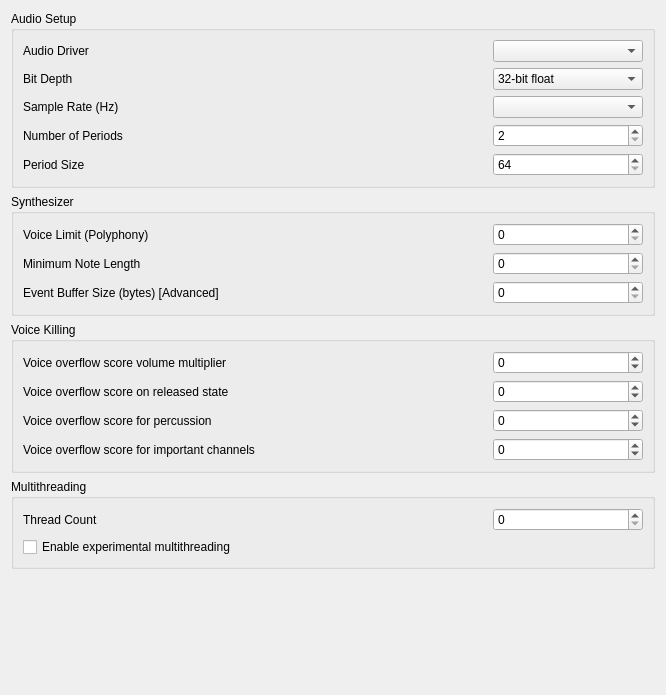
<?xml version="1.0" encoding="UTF-8"?>
<ui version="4.0">
 <class>FluidSettings</class>
 <widget class="QWidget" name="FluidSettings">
  <property name="geometry">
   <rect>
    <x>0</x>
    <y>0</y>
    <width>666</width>
    <height>695</height>
   </rect>
  </property>
  <property name="windowTitle">
   <string>Form</string>
  </property>
  <layout class="QVBoxLayout" name="verticalLayout">
   <item>
    <widget class="QGroupBox" name="groupBox">
     <property name="title">
      <string>Audio Setup</string>
     </property>
     <layout class="QGridLayout" name="gridLayout">
      <item row="3" column="1">
       <widget class="QComboBox" name="bitDepth">
        <item>
         <property name="text">
          <string>32-bit float</string>
         </property>
        </item>
        <item>
         <property name="text">
          <string>16-bit integer</string>
         </property>
        </item>
       </widget>
      </item>
      <item row="6" column="1">
       <widget class="QSpinBox" name="periodSize">
        <property name="toolTip">
         <string/>
        </property>
        <property name="minimum">
         <number>64</number>
        </property>
        <property name="maximum">
         <number>8192</number>
        </property>
       </widget>
      </item>
      <item row="0" column="0">
       <widget class="QLabel" name="label">
        <property name="sizePolicy">
         <sizepolicy hsizetype="MinimumExpanding" vsizetype="Preferred">
          <horstretch>0</horstretch>
          <verstretch>0</verstretch>
         </sizepolicy>
        </property>
        <property name="text">
         <string>Audio Driver</string>
        </property>
       </widget>
      </item>
      <item row="0" column="1">
       <widget class="QComboBox" name="audioDriver">
        <property name="minimumSize">
         <size>
          <width>150</width>
          <height>0</height>
         </size>
        </property>
        <property name="insertPolicy">
         <enum>QComboBox::InsertPolicy::InsertAtBottom</enum>
        </property>
        <property name="frame">
         <bool>true</bool>
        </property>
       </widget>
      </item>
      <item row="5" column="1">
       <widget class="QSpinBox" name="periods">
        <property name="minimumSize">
         <size>
          <width>150</width>
          <height>0</height>
         </size>
        </property>
        <property name="toolTip">
         <string/>
        </property>
        <property name="minimum">
         <number>2</number>
        </property>
        <property name="maximum">
         <number>64</number>
        </property>
       </widget>
      </item>
      <item row="4" column="0">
       <widget class="QLabel" name="label_5">
        <property name="sizePolicy">
         <sizepolicy hsizetype="MinimumExpanding" vsizetype="Preferred">
          <horstretch>0</horstretch>
          <verstretch>0</verstretch>
         </sizepolicy>
        </property>
        <property name="text">
         <string>Sample Rate (Hz)</string>
        </property>
       </widget>
      </item>
      <item row="3" column="0">
       <widget class="QLabel" name="label_4">
        <property name="text">
         <string>Bit Depth</string>
        </property>
       </widget>
      </item>
      <item row="5" column="0">
       <widget class="QWidget" name="horizontalWidget" native="true">
        <layout class="QHBoxLayout" name="horizontalLayout">
         <property name="leftMargin">
          <number>0</number>
         </property>
         <property name="topMargin">
          <number>0</number>
         </property>
         <property name="rightMargin">
          <number>0</number>
         </property>
         <property name="bottomMargin">
          <number>0</number>
         </property>
         <item>
          <widget class="QLabel" name="label_2">
           <property name="sizePolicy">
            <sizepolicy hsizetype="MinimumExpanding" vsizetype="Preferred">
             <horstretch>0</horstretch>
             <verstretch>0</verstretch>
            </sizepolicy>
           </property>
           <property name="text">
            <string>Number of Periods</string>
           </property>
          </widget>
         </item>
         <item>
          <widget class="QPushButton" name="pushButton">
           <property name="toolTip">
            <string>&lt;html&gt;&lt;head/&gt;&lt;body&gt;&lt;p&gt;The number of the audio buffers used by the driver. This number of buffers, multiplied by the period size, determines the maximum latency of the audio driver. &lt;/p&gt;&lt;/body&gt;&lt;/html&gt;</string>
           </property>
           <property name="text">
            <string/>
           </property>
           <property name="icon">
            <iconset theme="help-about"/>
           </property>
           <property name="flat">
            <bool>true</bool>
           </property>
          </widget>
         </item>
        </layout>
       </widget>
      </item>
      <item row="6" column="0">
       <widget class="QWidget" name="horizontalWidget" native="true">
        <layout class="QHBoxLayout" name="horizontalLayout_2">
         <property name="leftMargin">
          <number>0</number>
         </property>
         <property name="topMargin">
          <number>0</number>
         </property>
         <property name="rightMargin">
          <number>0</number>
         </property>
         <property name="bottomMargin">
          <number>0</number>
         </property>
         <item>
          <widget class="QLabel" name="label_3">
           <property name="sizePolicy">
            <sizepolicy hsizetype="MinimumExpanding" vsizetype="Preferred">
             <horstretch>0</horstretch>
             <verstretch>0</verstretch>
            </sizepolicy>
           </property>
           <property name="text">
            <string>Period Size</string>
           </property>
          </widget>
         </item>
         <item>
          <widget class="QPushButton" name="pushButton_2">
           <property name="toolTip">
            <string>&lt;html&gt;&lt;head/&gt;&lt;body&gt;&lt;p&gt;This is the number of audio samples most audio drivers will request from the synth at one time. Specifying too big numbers here may cause MIDI events to be poorly quantized (=untimed) when a MIDI driver or the synth's API directly is used, as fluidsynth cannot determine when those events are to arrive. &lt;/p&gt;&lt;/body&gt;&lt;/html&gt;</string>
           </property>
           <property name="text">
            <string/>
           </property>
           <property name="icon">
            <iconset theme="help-about"/>
           </property>
           <property name="flat">
            <bool>true</bool>
           </property>
          </widget>
         </item>
        </layout>
       </widget>
      </item>
      <item row="4" column="1">
       <widget class="SampleRateSelector" name="sampleRate">
        <property name="minimumSize">
         <size>
          <width>150</width>
          <height>0</height>
         </size>
        </property>
       </widget>
      </item>
     </layout>
    </widget>
   </item>
   <item>
    <widget class="QGroupBox" name="groupBox_2">
     <property name="title">
      <string>Synthesizer</string>
     </property>
     <layout class="QGridLayout" name="gridLayout_2">
      <item row="0" column="1">
       <widget class="QSpinBox" name="voiceLimit">
        <property name="minimumSize">
         <size>
          <width>150</width>
          <height>0</height>
         </size>
        </property>
        <property name="maximum">
         <number>65535</number>
        </property>
       </widget>
      </item>
      <item row="1" column="1">
       <widget class="QSpinBox" name="minNoteLength">
        <property name="toolTip">
         <string/>
        </property>
        <property name="maximum">
         <number>65535</number>
        </property>
       </widget>
      </item>
      <item row="2" column="1">
       <widget class="QSpinBox" name="evBufSize">
        <property name="maximum">
         <number>999999999</number>
        </property>
       </widget>
      </item>
      <item row="0" column="0">
       <widget class="QLabel" name="label_6">
        <property name="sizePolicy">
         <sizepolicy hsizetype="MinimumExpanding" vsizetype="Preferred">
          <horstretch>0</horstretch>
          <verstretch>0</verstretch>
         </sizepolicy>
        </property>
        <property name="text">
         <string>Voice Limit (Polyphony)</string>
        </property>
       </widget>
      </item>
      <item row="2" column="0">
       <widget class="QLabel" name="label_8">
        <property name="text">
         <string>Event Buffer Size (bytes) [Advanced]</string>
        </property>
       </widget>
      </item>
      <item row="1" column="0">
       <widget class="QWidget" name="horizontalWidget" native="true">
        <layout class="QHBoxLayout" name="horizontalLayout_3">
         <property name="leftMargin">
          <number>0</number>
         </property>
         <property name="topMargin">
          <number>0</number>
         </property>
         <property name="rightMargin">
          <number>0</number>
         </property>
         <property name="bottomMargin">
          <number>0</number>
         </property>
         <item>
          <widget class="QLabel" name="label_7">
           <property name="sizePolicy">
            <sizepolicy hsizetype="MinimumExpanding" vsizetype="Preferred">
             <horstretch>0</horstretch>
             <verstretch>0</verstretch>
            </sizepolicy>
           </property>
           <property name="text">
            <string>Minimum Note Length</string>
           </property>
          </widget>
         </item>
         <item>
          <widget class="QPushButton" name="pushButton_3">
           <property name="toolTip">
            <string>&lt;html&gt;&lt;head/&gt;&lt;body&gt;&lt;p&gt;Sets the minimum note duration in milliseconds. This ensures that really short duration note events, such as percussion notes, have a better chance of sounding as intended. Set to 0 to disable this feature.&lt;/p&gt;&lt;/body&gt;&lt;/html&gt;</string>
           </property>
           <property name="text">
            <string/>
           </property>
           <property name="icon">
            <iconset theme="help-about"/>
           </property>
           <property name="flat">
            <bool>true</bool>
           </property>
          </widget>
         </item>
        </layout>
       </widget>
      </item>
     </layout>
    </widget>
   </item>
   <item>
    <widget class="QGroupBox" name="groupBox_4">
     <property name="title">
      <string>Voice Killing</string>
     </property>
     <layout class="QGridLayout" name="gridLayout_4">
      <item row="1" column="1">
       <widget class="QSpinBox" name="overflowReleased">
        <property name="toolTip">
         <string/>
        </property>
        <property name="minimum">
         <number>-10000</number>
        </property>
        <property name="maximum">
         <number>10000</number>
        </property>
       </widget>
      </item>
      <item row="2" column="1">
       <widget class="QSpinBox" name="overflowPercussion">
        <property name="toolTip">
         <string/>
        </property>
        <property name="minimum">
         <number>-10000</number>
        </property>
        <property name="maximum">
         <number>10000</number>
        </property>
       </widget>
      </item>
      <item row="0" column="1">
       <widget class="QSpinBox" name="overflowVolume">
        <property name="minimumSize">
         <size>
          <width>150</width>
          <height>0</height>
         </size>
        </property>
        <property name="toolTip">
         <string/>
        </property>
        <property name="minimum">
         <number>-10000</number>
        </property>
        <property name="maximum">
         <number>10000</number>
        </property>
       </widget>
      </item>
      <item row="3" column="1">
       <widget class="QSpinBox" name="overflowImportant">
        <property name="toolTip">
         <string/>
        </property>
        <property name="minimum">
         <number>-10000</number>
        </property>
        <property name="maximum">
         <number>10000</number>
        </property>
       </widget>
      </item>
      <item row="0" column="0">
       <widget class="QWidget" name="horizontalWidget" native="true">
        <layout class="QHBoxLayout" name="horizontalLayout_4">
         <property name="leftMargin">
          <number>0</number>
         </property>
         <property name="topMargin">
          <number>0</number>
         </property>
         <property name="rightMargin">
          <number>0</number>
         </property>
         <property name="bottomMargin">
          <number>0</number>
         </property>
         <item>
          <widget class="QLabel" name="label_9">
           <property name="sizePolicy">
            <sizepolicy hsizetype="MinimumExpanding" vsizetype="Preferred">
             <horstretch>0</horstretch>
             <verstretch>0</verstretch>
            </sizepolicy>
           </property>
           <property name="text">
            <string>Voice overflow score volume multiplier</string>
           </property>
          </widget>
         </item>
         <item>
          <widget class="QPushButton" name="pushButton_4">
           <property name="toolTip">
            <string>&lt;html&gt;&lt;head/&gt;&lt;body&gt;&lt;p&gt;Sets the overflow priority score added to voices based on their current volume. The voice volume is normalized to a value between 0 and 1 and multiplied with this setting. So voices with maximum volume get added the full score, voices with only half that volume get added half of this score. &lt;/p&gt;&lt;/body&gt;&lt;/html&gt;</string>
           </property>
           <property name="text">
            <string/>
           </property>
           <property name="icon">
            <iconset theme="help-about"/>
           </property>
           <property name="flat">
            <bool>true</bool>
           </property>
          </widget>
         </item>
        </layout>
       </widget>
      </item>
      <item row="1" column="0">
       <widget class="QWidget" name="horizontalWidget" native="true">
        <layout class="QHBoxLayout" name="horizontalLayout_5">
         <property name="leftMargin">
          <number>0</number>
         </property>
         <property name="topMargin">
          <number>0</number>
         </property>
         <property name="rightMargin">
          <number>0</number>
         </property>
         <property name="bottomMargin">
          <number>0</number>
         </property>
         <item>
          <widget class="QLabel" name="label_10">
           <property name="sizePolicy">
            <sizepolicy hsizetype="MinimumExpanding" vsizetype="Preferred">
             <horstretch>0</horstretch>
             <verstretch>0</verstretch>
            </sizepolicy>
           </property>
           <property name="text">
            <string>Voice overflow score on released state</string>
           </property>
          </widget>
         </item>
         <item>
          <widget class="QPushButton" name="pushButton_5">
           <property name="toolTip">
            <string>&lt;html&gt;&lt;head/&gt;&lt;body&gt;&lt;p&gt;Sets the overflow priority score added to voices that have already received a note-off event. This is usually a negative score, to give released voices a lower priority so that they are killed first in an overflow situation. &lt;/p&gt;&lt;/body&gt;&lt;/html&gt;</string>
           </property>
           <property name="text">
            <string/>
           </property>
           <property name="icon">
            <iconset theme="help-about"/>
           </property>
           <property name="flat">
            <bool>true</bool>
           </property>
          </widget>
         </item>
        </layout>
       </widget>
      </item>
      <item row="2" column="0">
       <widget class="QWidget" name="horizontalWidget" native="true">
        <layout class="QHBoxLayout" name="horizontalLayout_6">
         <property name="leftMargin">
          <number>0</number>
         </property>
         <property name="topMargin">
          <number>0</number>
         </property>
         <property name="rightMargin">
          <number>0</number>
         </property>
         <property name="bottomMargin">
          <number>0</number>
         </property>
         <item>
          <widget class="QLabel" name="label_11">
           <property name="sizePolicy">
            <sizepolicy hsizetype="MinimumExpanding" vsizetype="Preferred">
             <horstretch>0</horstretch>
             <verstretch>0</verstretch>
            </sizepolicy>
           </property>
           <property name="text">
            <string>Voice overflow score for percussion</string>
           </property>
          </widget>
         </item>
         <item>
          <widget class="QPushButton" name="pushButton_6">
           <property name="toolTip">
            <string>&lt;html&gt;&lt;head/&gt;&lt;body&gt;&lt;p&gt;Sets the overflow priority score added to voices on a percussion channel. This is usually a positive score, to give percussion voices a higher priority and less chance of being killed in an overflow situation. &lt;/p&gt;&lt;/body&gt;&lt;/html&gt;</string>
           </property>
           <property name="text">
            <string/>
           </property>
           <property name="icon">
            <iconset theme="help-about"/>
           </property>
           <property name="flat">
            <bool>true</bool>
           </property>
          </widget>
         </item>
        </layout>
       </widget>
      </item>
      <item row="3" column="0">
       <widget class="QWidget" name="horizontalWidget" native="true">
        <layout class="QHBoxLayout" name="horizontalLayout_7">
         <property name="leftMargin">
          <number>0</number>
         </property>
         <property name="topMargin">
          <number>0</number>
         </property>
         <property name="rightMargin">
          <number>0</number>
         </property>
         <property name="bottomMargin">
          <number>0</number>
         </property>
         <item>
          <widget class="QLabel" name="label_12">
           <property name="sizePolicy">
            <sizepolicy hsizetype="MinimumExpanding" vsizetype="Preferred">
             <horstretch>0</horstretch>
             <verstretch>0</verstretch>
            </sizepolicy>
           </property>
           <property name="text">
            <string>Voice overflow score for important channels</string>
           </property>
          </widget>
         </item>
         <item>
          <widget class="QPushButton" name="pushButton_7">
           <property name="toolTip">
            <string>&lt;html&gt;&lt;head/&gt;&lt;body&gt;&lt;p&gt;This score is added to voices on channels marked with the important-channels setting. &lt;/p&gt;&lt;/body&gt;&lt;/html&gt;</string>
           </property>
           <property name="text">
            <string/>
           </property>
           <property name="icon">
            <iconset theme="help-about"/>
           </property>
           <property name="flat">
            <bool>true</bool>
           </property>
          </widget>
         </item>
        </layout>
       </widget>
      </item>
     </layout>
    </widget>
   </item>
   <item>
    <widget class="QGroupBox" name="groupBox_3">
     <property name="title">
      <string>Multithreading</string>
     </property>
     <layout class="QGridLayout" name="gridLayout_3">
      <item row="1" column="0">
       <widget class="QCheckBox" name="expMultithreading">
        <property name="text">
         <string>Enable experimental multithreading</string>
        </property>
       </widget>
      </item>
      <item row="0" column="0">
       <widget class="QLabel" name="label_13">
        <property name="sizePolicy">
         <sizepolicy hsizetype="MinimumExpanding" vsizetype="Preferred">
          <horstretch>0</horstretch>
          <verstretch>0</verstretch>
         </sizepolicy>
        </property>
        <property name="text">
         <string>Thread Count</string>
        </property>
       </widget>
      </item>
      <item row="0" column="1">
       <widget class="QSpinBox" name="threadCount">
        <property name="minimumSize">
         <size>
          <width>150</width>
          <height>0</height>
         </size>
        </property>
        <property name="maximum">
         <number>256</number>
        </property>
       </widget>
      </item>
     </layout>
    </widget>
   </item>
   <item>
    <spacer name="verticalSpacer">
     <property name="orientation">
      <enum>Qt::Orientation::Vertical</enum>
     </property>
     <property name="sizeHint" stdset="0">
      <size>
       <width>20</width>
       <height>40</height>
      </size>
     </property>
    </spacer>
   </item>
  </layout>
 </widget>
 <customwidgets>
  <customwidget>
   <class>SampleRateSelector</class>
   <extends>QComboBox</extends>
   <header location="global">custom-widgets/samplerateselector.h</header>
  </customwidget>
 </customwidgets>
 <resources/>
 <connections/>
</ui>
